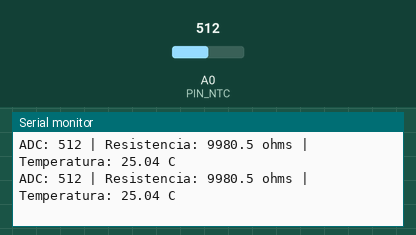
Bench run of a sketch on a simulated Arduino Uno, built with avr-gcc and run on an emulated ATmega328P. On the bench: the last lines printed to the serial monitor. The test bench sets the inputs (shaded band); at power-on: A0 (PIN_NTC) = 512.

Above: at 1.3 s.
1.4 s: A0 (PIN_NTC) set to 0
At 1.9 s:
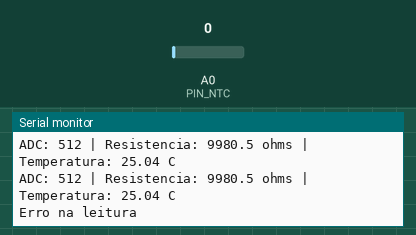
3.5 s: A0 (PIN_NTC) set to 122
At 3.9 s:
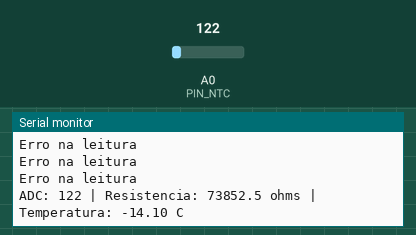

Measured:
- after the input at 1.4 s, the serial monitor: prints a new line after 0.11 s (image 1)
- after the input at 3.5 s, the serial monitor: prints a new line at once (image 2)

The sketch:

SensorTemperatura.ino
```cpp
#include <Arduino.h>
#include <math.h>

#define PIN_NTC A0

const float R_FIXED = 10000.0;
const float R_NOMINAL = 10000.0;
const float T_NOMINAL = 298.15;
const float BETA = 3950.0;

void setup()
{
    Serial.begin(115200);
}

void loop()
{
    int adc = analogRead(PIN_NTC);

    if (adc <= 0 || adc >= 1023)
    {
        Serial.println("Erro na leitura");
        delay(500);
        return;
    }

    // Para montagem: 5V -> resistor -> A0 -> NTC -> GND
    float resistance = R_FIXED *
                       ((1023.0 / adc) - 1.0);

    float tempK = 1.0 /
        ((1.0 / T_NOMINAL) +
        (1.0 / BETA) *
        log(resistance / R_NOMINAL));

    float tempC = tempK - 273.15;

    Serial.print("ADC: ");
    Serial.print(adc);

    Serial.print(" | Resistencia: ");
    Serial.print(resistance, 1);

    Serial.print(" ohms | Temperatura: ");
    Serial.print(tempC, 2);

    Serial.println(" C");

    delay(500);
}
```
